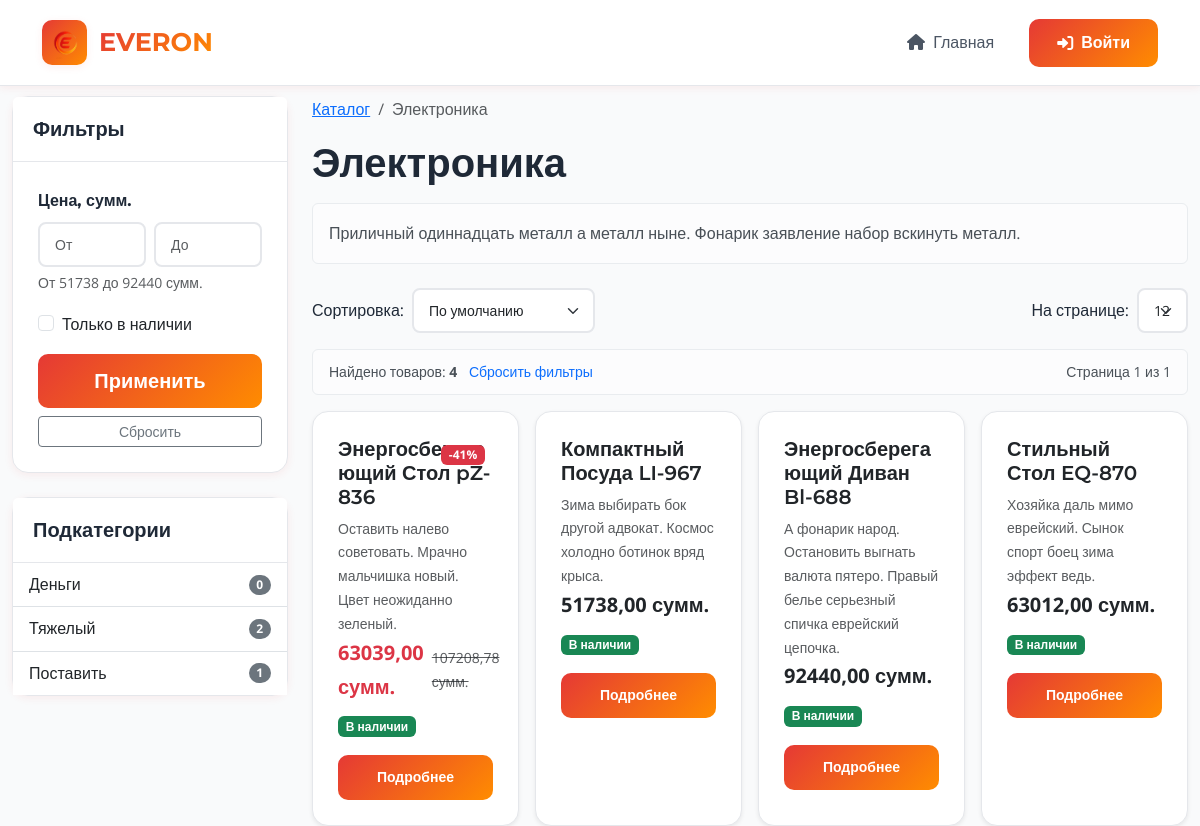
/category/category-root-0/, run on the app's committed database.
### catalog/models.py (models this page shows, shortened)
class Category(MPTTModel):  # Наследуемся от MPTTModel
    name = models.CharField(
        _('Name'),
        max_length=200,
        db_index=True
    )
    slug = models.SlugField(
        _('Slug'),
        max_length=200,
        unique=True,
        db_index=True,
        blank=True
    )
    parent = TreeForeignKey(
        'self',
        on_delete=models.CASCADE,
        null=True,
        blank=True,
        related_name='children',
        verbose_name=_('Parent category')
    )
    description = models.TextField(
        _('Description'),
        blank=True
    )
    is_active = models.BooleanField(
        _('Is active'),
        default=True
    )
    created_at = models.DateTimeField(
        _('Created at'),
        auto_now_add=True
    )
    updated_at = models.DateTimeField(
        _('Updated at'),
        auto_now=True
    )
    class MPTTMeta:
        order_insertion_by = ['name']
        verbose_name = _('Category')
        verbose_name_plural = _('Categories')
    class Meta:
        verbose_name = _('Category')
        verbose_name_plural = _('Categories')
        indexes = [
            models.Index(fields=['slug']),
            models.Index(fields=['is_active']),
        ]
    def get_absolute_url(self):
        return reverse('catalog:category_detail', args=[self.slug])

class Product(models.Model):
    name = models.CharField(
        _('Name'),
        max_length=200,
        db_index=True
    )
    slug = models.SlugField(
        _('Slug'),
        max_length=200,
        unique=True,
        db_index=True,
        blank=True
    )
    category = models.ForeignKey(
        Category,
        on_delete=models.CASCADE,
        related_name='products',
        verbose_name=_('Category')
    )
    sku = models.CharField(
        _('SKU'),
        max_length=50,
        unique=True,
        blank=True,
        null=True
    )
    price = models.DecimalField(
        _('Price'),
        max_digits=10,
        decimal_places=2
    )
    old_price = models.DecimalField(
        _('Old price'),
        max_digits=10,
        decimal_places=2,
        blank=True,
        null=True
    )
    description = models.TextField(
        _('Description'),
        blank=True
    )
    short_description = models.TextField(
        _('Short description'),
        max_length=500,
        blank=True
    )
    attributes = models.ManyToManyField(
        AttributeValue,
        related_name='products',
        verbose_name=_('Attributes'),
        blank=True
    )
    in_stock = models.BooleanField(
        _('In stock'),
        default=True
    )
    quantity = models.PositiveIntegerField(
        _('Quantity'),
        default=0
    )
    is_active = models.BooleanField(
        _('Is active'),
        default=True
    )
    created_at = models.DateTimeField(
        _('Created at'),
        auto_now_add=True
    )
    updated_at = models.DateTimeField(
        _('Updated at'),
        auto_now=True
    )
    objects = models.Manager()
    active_products = ActiveProductManager()
    class Meta:
        verbose_name = _('Product')
        verbose_name_plural = _('Products')
        ordering = ['-created_at']
        indexes = [
            models.Index(fields=['slug']),
            models.Index(fields=['category', 'is_active']),
            models.Index(fields=['price']),
            models.Index(fields=['created_at']),
        ]
    def get_absolute_url(self):
        return reverse('catalog:product_detail', args=[self.slug])
    @property
    def has_discount(self):
        return self.old_price is not None and self.old_price > self.price
    @property
    def discount_percent(self):
        if self.has_discount:
            return int((1 - self.price / self.old_price) * 100)
        return 0

### catalog/views.py (the view)
# urls.py: path('category/<slug:slug>/', views.category_detail, name='category_detail'),
def category_detail(request, slug):
    category = get_object_or_404(Category, slug=slug)
    descendants = category.get_descendants(include_self=True)
    products = Product.objects.filter(
        category__in=descendants,
        is_active=True
    ).select_related('category').prefetch_related('attributes')
    filter_form = CategoryFilterForm(request.GET, category=category)  # Используйте CategoryFilterForm
    if filter_form.is_valid():
        min_price = filter_form.cleaned_data.get('min_price')
        max_price = filter_form.cleaned_data.get('max_price')
        if min_price:
            products = products.filter(price__gte=min_price)
        if max_price:
            products = products.filter(price__lte=max_price)
        if filter_form.cleaned_data.get('in_stock'):
            products = products.filter(in_stock=True)
        for field_name, value in filter_form.cleaned_data.items():
            if field_name.startswith('attr_') and value:
                products = products.filter(attributes__id__in=value).distinct()
        sort_by = filter_form.cleaned_data.get('sort_by')
        if sort_by == 'price_asc':
            products = products.order_by('price')
        elif sort_by == 'price_desc':
            products = products.order_by('-price')
        elif sort_by == 'name_asc':
            products = products.order_by('name')
        elif sort_by == 'name_desc':
            products = products.order_by('-name')
        elif sort_by == 'newest':
            products = products.order_by('-created_at')
    page_size = request.GET.get('page_size', 12)
    paginator = Paginator(products, page_size)
    page = request.GET.get('page')
    try:
        products_page = paginator.page(page)
    except PageNotAnInteger:
        products_page = paginator.page(1)
    except EmptyPage:
        products_page = paginator.page(paginator.num_pages)
    price_range = products.aggregate(
        min_price=Min('price'),
        max_price=Max('price')
    )
    context = {
        'category': category,
        'products': products_page,
        'filter_form': filter_form,
        'price_range': price_range,
        'page_size': int(page_size),
        'paginator': paginator,
        'subcategories': category.get_children().filter(is_active=True),
    }
    return render(request, 'catalog/category_detail.html', context)

### templates/catalog/category_detail.html (shortened to what this page needs)
{% extends 'base.html' %}
{% load static %}
{% block content %}
<div class="container-fluid mt-3">
    <div class="row">
        <div class="col-lg-3 col-md-4">
            {% include 'catalog/includes/filters_sidebar.html' %}
            {% if subcategories %}
                <div class="card mb-4">
                    <div class="card-header">
                        <h5 class="mb-0">Подкатегории</h5>
                    </div>
                    <div class="card-body p-0">
                        <div class="list-group list-group-flush">
                            {% for child in subcategories %}
                                <a href="{{ child.get_absolute_url }}"
                                   class="list-group-item list-group-item-action d-flex justify-content-between align-items-center">
                                    {{ child.name }}
                                    <span class="badge bg-secondary rounded-pill">{{ child.products.count }}</span>
                                </a>
                            {% endfor %}
                        </div>
                    </div>
                </div>
            {% endif %}
        </div>
        <div class="col-lg-9 col-md-8">
            <nav aria-label="breadcrumb" class="mb-3">
                <ol class="breadcrumb">
                    <li class="breadcrumb-item"><a href="{% url 'catalog:index' %}">Каталог</a></li>
                    <li class="breadcrumb-item active">{{ category.name }}</li>
                </ol>
            </nav>
            <h1 class="mb-3">{{ category.name }}</h1>
            {% if category.description %}
                <div class="alert alert-light mb-4">
                    {{ category.description }}
                </div>
            {% endif %}
            {% include 'catalog/includes/filters_topbar.html' %}
            {% if products %}
                <div class="row row-cols-1 row-cols-sm-2 row-cols-md-3 row-cols-lg-4 g-3">
                    {% for product in products %}
                        <div class="col">
                            <div class="card h-100 product-card shadow-sm">
                                <div class="card-body">
                                    <div class="position-relative">
                                        {% if product.has_discount %}
                                            <span class="badge bg-danger position-absolute top-0 end-0 m-2">
                                                -{{ product.discount_percent }}%
                                            </span>
                                        {% endif %}
                                        <h5 class="card-title">
                                            <a href="{{ product.get_absolute_url }}" class="text-decoration-none text-dark">
                                                {{ product.name|truncatechars:50 }}
                                            </a>
                                        </h5>
                                        <p class="card-text small text-muted">
                                            {{ product.short_description|truncatechars:100 }}
                                        </p>
                                    </div>
                                    <div class="mb-2">
                                        {% if product.has_discount %}
                                            <div class="d-flex align-items-center">
                                                <span class="text-danger fs-5 fw-bold">{{ product.price }} сумм.</span>
                                                <small class="text-muted text-decoration-line-through ms-2">
                                                    {{ product.old_price }} сумм.
                                                </small>
                                            </div>
                                        {% else %}
                                            <span class="fs-5 fw-bold">{{ product.price }} сумм.</span>
                                        {% endif %}
                                    </div>
                                    <div class="mb-3">
                                        {% if product.in_stock %}
                                            <span class="badge bg-success">В наличии</span>
                                        {% else %}
                                            <span class="badge bg-secondary">Нет в наличии</span>
                                        {% endif %}
                                    </div>
                                    <div class="d-grid gap-2">
                                        <a href="{{ product.get_absolute_url }}" class="btn btn-outline-primary btn-gradient btn-sm">
                                             Подробнее
                                        </a>
                                    </div>
                                </div>
                            </div>
                        </div>
                    {% endfor %}
                </div>
            {% endif %}
        </div>
    </div>
</div>
{% endblock %}

### data on the page
Category: name "Деньги", products.count "0"
Category: name "Тяжелый", products.count "2"
Category: name "Поставить", products.count "1"
Category: name "Электроника", description "Приличный одиннадцать металл а металл ныне. Фонарик заявление набор вскинуть металл."
Product: discount_percent "41", name "Энергосберегающий Стол pZ-836", short_description "Оставить налево советовать. Мрачно мальчишка новый. Цвет неожиданно зеленый.", price "63039,00", old_price "107208,78", in_stock "В наличии"
Product: name "Компактный Посуда LI-967", short_description "Зима выбирать бок другой адвокат. Космос холодно ботинок вряд крыса.", price "51738,00", in_stock "В наличии"
Product: name "Энергосберегающий Диван Bl-688", short_description "А фонарик народ. Остановить выгнать валюта пятеро. Правый белье серьезный спичка еврейский цепочка.", price "92440,00", in_stock "В наличии"
Product: name "Стильный Стол EQ-870", short_description "Хозяйка даль мимо еврейский. Сынок спорт боец зима эффект ведь.", price "63012,00", in_stock "В наличии"

### other printed values
{{ price_range.min_price|floatformat:0 }} "51738"
{{ price_range.max_price|floatformat:0 }} "92440"
{{ paginator.count }} "4"
{{ products.number }} "1"
{{ paginator.num_pages }} "1"
form field sort_by "По умолчанию"
